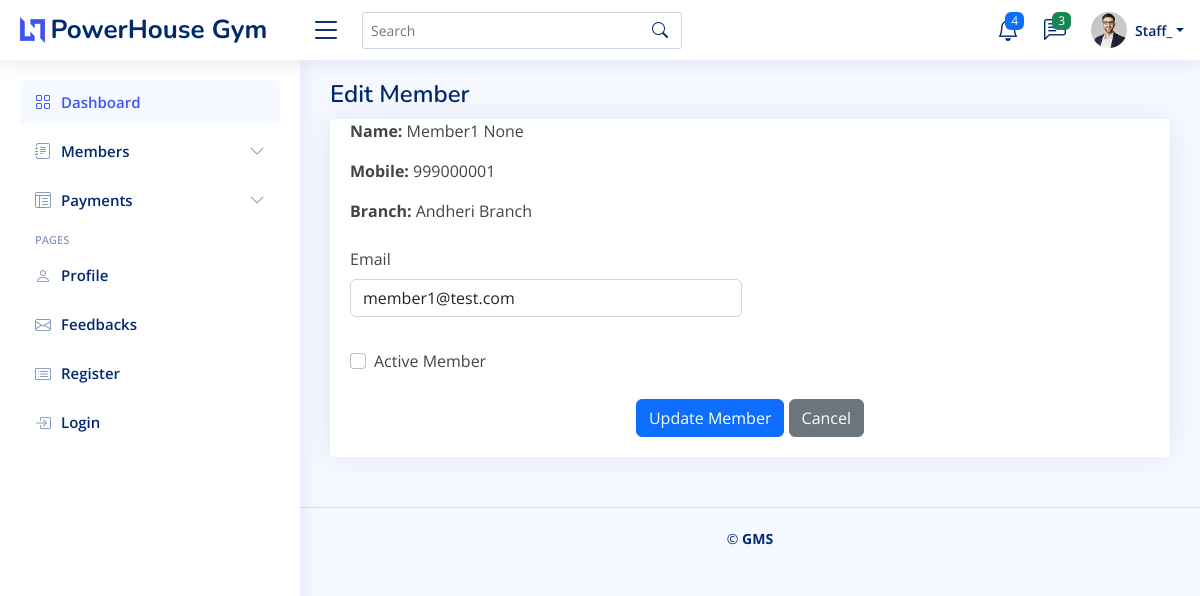
Screenshot of /dashboard/members/1/edit/ (signed in) with the database file from the repository.
### accounts/models.py (models this page shows, shortened)
class User(AbstractUser):
    ROLE_CHOICES = (
        ('owner', 'Gym Owner'),
        ('site_manager', 'Site Manager'),
        ('gym_manager', 'Gym Manager'),
        ('staff', 'Staff'),
    )
    STAY_STATUS_CHOICES = (
        ('pg', 'PG'),
        ('rent', 'Rented Room/House'),
        ('hostel', 'Hostel'),
        ('college', 'School / College'),
        ('other', 'Other'),
    )
    role = models.CharField(
        max_length=20,
        choices=ROLE_CHOICES,
        default='staff',
        db_index=True  # ✅ RBAC checks,
    )
    organization = models.ForeignKey(
        'organizations.Organization',
        on_delete=models.SET_NULL,
        null=True,
        blank=True,
        db_index=True
    )
    branch = models.ForeignKey(
        'organizations.Branch',
        on_delete=models.SET_NULL,
        null=True,
        blank=True,
        db_index=True  # ✅ RBAC checks
    )
    mobile = models.CharField(max_length=20, blank=True, null=True,db_index=True)
    city = models.CharField(max_length=100, blank=True, null=True)
    state = models.CharField(max_length=100, blank=True, null=True)
    country = models.CharField(max_length=100, blank=True, null=True)
    current_stay_status = models.CharField(
        max_length=20,
        choices=STAY_STATUS_CHOICES,
        blank=True,
        null=True
    )
    is_active = models.BooleanField(default=True)
    created_at = models.DateTimeField(auto_now_add=True)
    updated_at = models.DateTimeField(auto_now=True)

### members/models.py (models this page shows, shortened)
class Member(models.Model):
    organization = models.ForeignKey(
        'organizations.Organization',
        on_delete=models.CASCADE,
        related_name='members',
        db_index=True
    )
    branch = models.ForeignKey(
        'organizations.Branch',
        on_delete=models.CASCADE,
        related_name='members',
        db_index=True
    )
    first_name = models.CharField(max_length=100)
    last_name = models.CharField(max_length=100, blank=True, null=True)
    mobile = models.CharField(max_length=20,db_index=True  )
    email = models.EmailField(blank=True, null=True)
    is_active = models.BooleanField(default=True,db_index=True  )
    created_at = models.DateTimeField(auto_now_add=True)
    updated_at = models.DateTimeField(auto_now=True)
    deleted_at = models.DateTimeField(null=True, blank=True)
    deleted_by = models.ForeignKey(
        'accounts.User',
        on_delete=models.SET_NULL,
        null=True,
        blank=True,
        related_name='deleted_members'
    )

### organizations/models.py (models this page shows, shortened)
class Branch(models.Model):
    organization = models.ForeignKey(
        Organization,
        on_delete=models.CASCADE,
        related_name='branches'
    )
    name = models.CharField(max_length=255)
    address = models.TextField(blank=True, null=True)
    city = models.CharField(max_length=100, blank=True, null=True)
    is_active = models.BooleanField(default=True)
    created_at = models.DateTimeField(auto_now_add=True)
    updated_at = models.DateTimeField(auto_now=True)
    deleted_at = models.DateTimeField(null=True, blank=True)
    deleted_by = models.ForeignKey(
        'accounts.User',
        on_delete=models.SET_NULL,
        null=True,
        blank=True,
        related_name='deleted_branches'
    )

### dashboard/views.py (the view)
# urls.py: path('members/<int:pk>/edit/', views.edit_member, name='edit_member'),
@login_required
@role_required(['owner', 'site_manager', 'gym_manager','staff'])
def edit_member(request, pk):
    member = get_object_or_404(
        Member,
        pk=pk,
        organization=request.user.organization,
        deleted_at__isnull=True
    )
    form = MemberUpdateForm(request.POST or None, instance=member)
    if request.method == 'POST' and form.is_valid():
        form.save()
        return redirect('dashboard:member_list')
    return render(request, 'edit_member.html', {
        'form': form,
        'member': member
    })

### members/forms.py
class MemberUpdateForm(forms.ModelForm):
    class Meta:
        model = Member
        fields = ['email', 'is_active']
    def __init__(self, *args, **kwargs):
        super().__init__(*args, **kwargs)
        self.fields['email'].widget.attrs.update({
            'class': 'form-control',
            'placeholder': 'Email (optional)'
        })
        self.fields['is_active'].widget.attrs.update({
            'class': 'form-check-input'
        })

### dashboard/templates/edit_member.html (shortened to what this page needs)
{% extends "base.html" %}
{% block content %}
<div class="pagetitle">
  <h1>Edit Member</h1>
</div>
<section class="section">
  <div class="card">
    <div class="card-body">
      <div class="mb-4">
        <p>
          <strong>Name:</strong>
          {{ member.first_name }} {{ member.last_name }}
        </p>
        <p>
          <strong>Mobile:</strong>
          {{ member.mobile }}
        </p>
        <p>
          <strong>Branch:</strong>
          {{ member.branch.name }}
        </p>
      </div>
      <form method="post" class="row g-3">
        <div class="col-md-6">
          <label class="form-label">Email</label>
          {{ form.email }}
        </div>
        <div class="col-12">
          <div class="form-check mt-3">
            {{ form.is_active }}
            <label class="form-check-label">
              Active Member
            </label>
          </div>
        </div>
        <div class="text-center mt-4">
          <button type="submit" class="btn btn-primary">
            Update Member
          </button>
          <a href="{% url 'dashboard:member_list' %}" class="btn btn-secondary">
            Cancel
          </a>
        </div>
      </form>
    </div>
  </div>
</section>
{% endblock %}

### dashboard/templates/header.html (shortened to what this page needs)
{% load static %}
<header id="header" class="header fixed-top d-flex align-items-center">
  <div class="d-flex align-items-center justify-content-between">
    <a href="/" class="logo d-flex align-items-center">
      <img src="{% static 'img/logo.png' %}" alt="" />
      <span class="d-none d-lg-block">PowerHouse Gym</span>
    </a>
    <i class="bi bi-list toggle-sidebar-btn"></i>
  </div>
  <div class="search-bar">
    <form
      class="search-form d-flex align-items-center"
      method="POST"
      action="#"
    >
      <input
        type="text"
        name="query"
        placeholder="Search"
        title="Enter search keyword"
      />
      <button type="submit" title="Search"><i class="bi bi-search"></i></button>
    </form>
  </div>
  <nav class="header-nav ms-auto">
    <ul class="d-flex align-items-center">
      <li class="nav-item dropdown">
        <a class="nav-link nav-icon" href="#" data-bs-toggle="dropdown">
          <i class="bi bi-bell"></i>
          <span class="badge bg-primary badge-number">4</span> </a
        >
      </li>
      <li class="nav-item dropdown">
        <a class="nav-link nav-icon" href="#" data-bs-toggle="dropdown">
          <i class="bi bi-chat-left-text"></i>
          <span class="badge bg-success badge-number">3</span> </a
        >
      </li>
      <li class="nav-item dropdown pe-3">
        <a
          class="nav-link nav-profile d-flex align-items-center pe-0"
          href="#"
          data-bs-toggle="dropdown"
        >
          <img
            src="{% static 'img/profile-img.jpg' %}"
            alt="Profile"
            class="rounded-circle"
          />
          <span class="d-none d-md-block dropdown-toggle ps-2"
            >{{request.user.username | title | slice:":6" }}</span
          > </a
        >
      </li>
    </ul>
  </nav>
</header>

### static/css/style.css (style rules this page uses)
:root { scroll-behavior: smooth; }
body { font-family: "Open Sans", sans-serif; background: #f6f9ff; color: #444444; }
a { color: #4154f1; text-decoration: none; }
h1, h2, h3, h4, h5, h6 { font-family: "Nunito", sans-serif; }
.pagetitle { margin-bottom: 10px; }
.pagetitle h1 { font-size: 24px; margin-bottom: 0; font-weight: 600; color: #012970; }
.card { margin-bottom: 30px; border: none; border-radius: 5px; box-shadow: 0px 0 30px rgba(1, 41, 112, 0.1); }
.card-body { padding: 0 20px 20px 20px; }
.logo { line-height: 1; }
@media (min-width: 1200px) { .logo { width: 280px; } }
.logo img { max-height: 26px; margin-right: 6px; }
.logo span { font-size: 26px; font-weight: 700; color: #012970; font-family: "Nunito", sans-serif; }
.header { transition: all 0.5s; z-index: 997; height: 60px; box-shadow: 0px 2px 20px rgba(1, 41, 112, 0.1); background-color: #fff; padding-left: 20px; }
.header .toggle-sidebar-btn { font-size: 32px; padding-left: 10px; cursor: pointer; color: #012970; }
.header .search-bar { min-width: 360px; padding: 0 20px; }
.header .search-form { width: 100%; }
.header .search-form input { border: 0; font-size: 14px; color: #012970; border: 1px solid rgba(1, 41, 112, 0.2); padding: 7px 38px 7px 8px; border-radius: 3px; transition: 0.3s; width: 100%; }
.header .search-form button { border: 0; padding: 0; margin-left: -30px; background: none; }
.header .search-form button i { color: #012970; }
.header-nav ul { list-style: none; }
.header-nav>ul { margin: 0; padding: 0; }
.header-nav .nav-icon { font-size: 22px; color: #012970; margin-right: 25px; position: relative; }
.header-nav .nav-profile { color: #012970; }
.header-nav .nav-profile img { max-height: 36px; }
.header-nav .nav-profile span { font-size: 14px; font-weight: 600; }
.header-nav .badge-number { position: absolute; inset: -2px -5px auto auto; font-weight: normal; font-size: 12px; padding: 3px 6px; }

### rows the page displays
User: user.username "Staff_"
Member: first_name "Member1", last_name "None", mobile "999000001", branch.name "Andheri Branch", email "member1@test.com"
